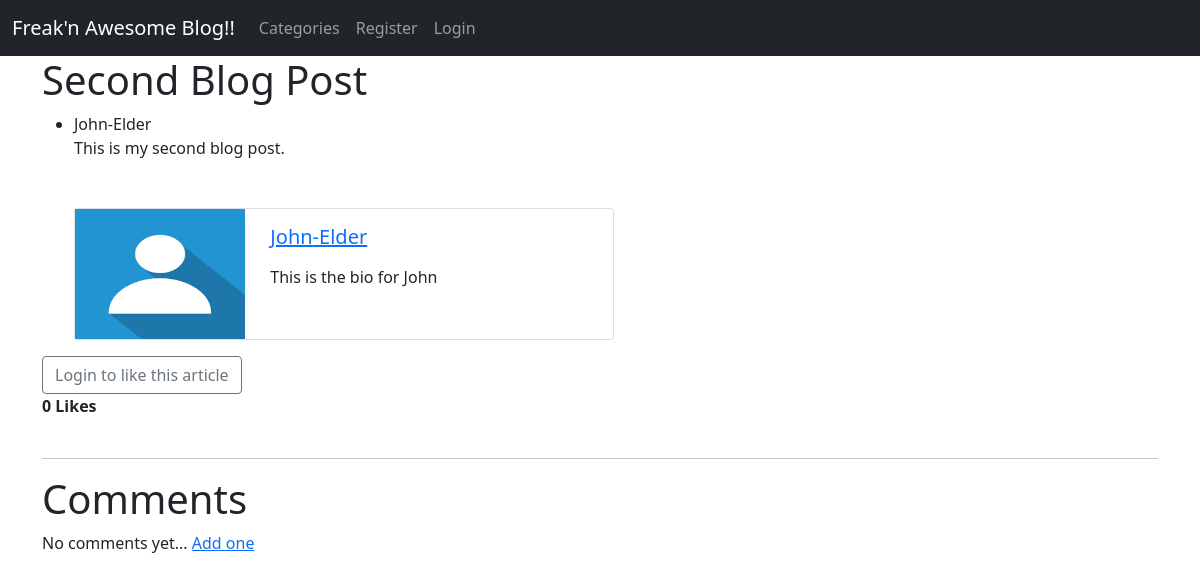
Page /article/2 on the earlier database version.
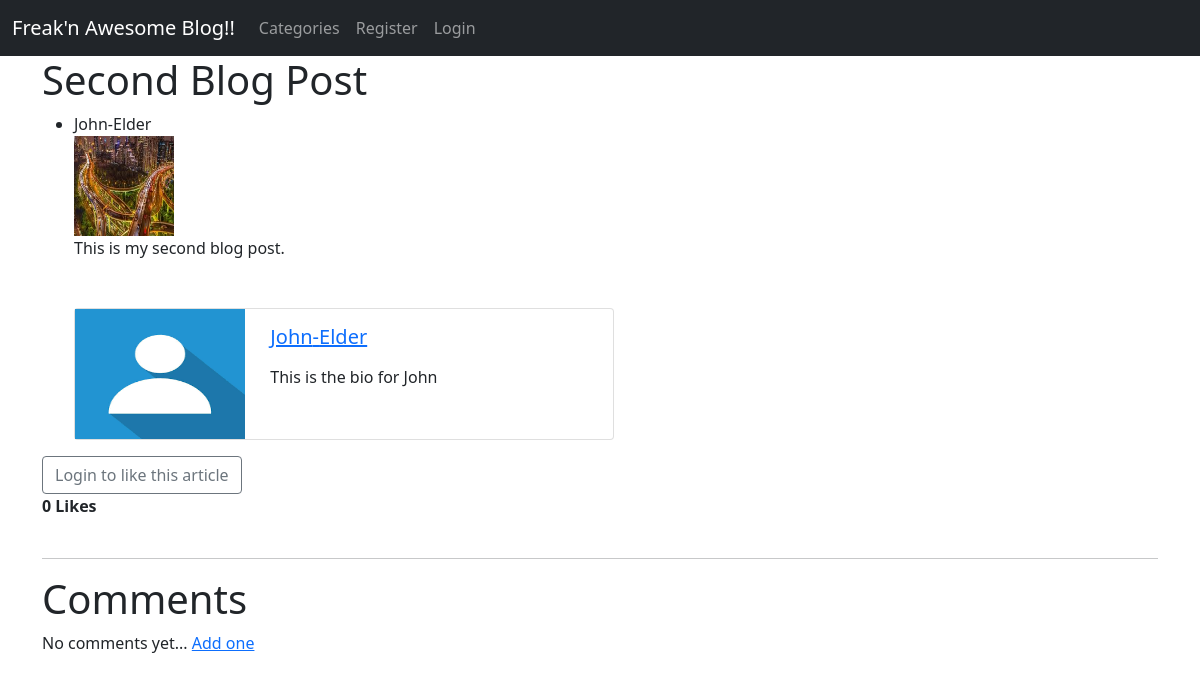
Same page on the later database version.
### theblog/models.py (models this page shows, shortened)
class Post(models.Model):
    title = models.CharField(max_length=255)
    author = models.ForeignKey(User, on_delete=models.CASCADE)
    body = RichTextField()
    title_tag = models.CharField(max_length=255, null=True, blank=True)
    date_time = models.DateTimeField(auto_now_add=True, null=True, blank=True)
    category = models.CharField(max_length=255, default= '')
    likes = models.ManyToManyField(User, related_name='blogpost_like')
    snippet = models.CharField(max_length=255, default='click the link to read the full post...')
    images = models.ImageField(null= True, blank= True, upload_to='images/')
    def number_of_likes(self):
        return self.likes.count()

class Profile(models.Model):
    user= models.OneToOneField(User, on_delete=models.CASCADE)
    bio = models.TextField(max_length=255, blank=True)
    profile_image = models.ImageField(null= True, blank=True, upload_to='images/profile/')
    twitter_url = models.CharField(max_length=255, null=True, blank=True)
    facebook_url = models.CharField(max_length=255, null=True, blank=True)

### theblog/views.py (the view)
# urls.py: path('article/<int:pk>', ArticleDetailView.as_view(), name='article-detail' ),
class ArticleDetailView(DetailView):
    model = Post
    template_name = 'article-detail.html'
    def get_context_data(self, **kwargs):
        data = super().get_context_data(**kwargs)
        likes_connected = get_object_or_404(Post, id=self.kwargs['pk'])
        liked = False
        if likes_connected.likes.filter(id=self.request.user.id).exists():
            liked = True
        data ['number_of_likes']= likes_connected.number_of_likes()
        data ['post_is_liked'] = liked
        return data

### theblog/templates/article-detail.html (shortened to what this page needs)
{% extends 'base.html' %}
{% load static %}
{% block content %}
<h1> {{post.title}} </h1>
<ul>
    <li>{{ post.author.first_name}}-{{ post.author.last_name}}</li>
{% if post.images %}
    <img src="{{ post.images.url }}" alt="blog image" height="100" width="100">
{% endif %}
<div>{{ post.body|safe }}</div>
<br><br>
<div class="card mb-3" style="max-width: 540px;">
    <div class="row g-0">
      <div class="col-md-4">
        {% if post.author.profile.profile_image %}
            <img src="{{ post.author.profile.profile_image.url }}" alt="..." height="130" width="170">
        {% else %}
        <img src="{% static 'theblog/images/default_picture.png' %}" alt="..." height="130" width="170">
        {% endif %}
      </div>
      <div class="col-md-8">
        <div class="card-body">
          <h5 class="card-title"> <a href="{% url 'profile' post.author.profile.pk %}">{{ post.author.first_name}}-{{ post.author.last_name}}</a></h5>
          <p class="card-text"> {{post.author.profile.bio}}</p>
        </div>
      </div>
    </div>
  </div>
</ul>
{% if user.is_authenticated %}
    <form action="{% url 'blogpost_like' object.id %}" method="POST">
        {% csrf_token%}
        {% if post_is_liked %}
            <button type="submit" name="post_id" value="{{ object.id }}" class="btn btn-secondary">Unlike</button>
        {% else %}
            <button type="submit" name="post_id" value="{{ object.id}}" class="btn btn-secondary">Like</button>
        {% endif %}
    </form>
{% else %}
    <a class="btn btn-outline-secondary" href="{% url 'login' %}">Login to like this article</a><br/>
{% endif %}
<strong >{{number_of_likes}} Like{{ number_of_likes|pluralize }}</strong><br><br>
<hr>
<h1>Comments</h1>
{% if not post.comment_set.all %}
    No comments yet... <a href="{% url 'post_comment' post.pk %}">Add one</a>
{% else %}
{% for comment in post.comment_set.all %}
  <strong>{{ comment.name  }} - {{ comment.created_on.date }}</strong> <br>
  {{ comment.body }} <br/>
{% endfor %}
  <a href="{% url 'post_comment' post.pk %}">Add Comment</a>
{% endif %} <br><br>
{% endblock %}

### theblog/templates/base.html (shortened to what this page needs)
<!doctype html>
<html lang="en">
  <head>
    <link href="https://cdn.jsdelivr.net/npm/bootstrap@5.0.0-beta1/dist/css/bootstrap.min.css" rel="stylesheet">
  </head>
  <body>
    <nav class="navbar navbar-expand-lg navbar-dark bg-dark">
        <div class="container-fluid">
          <a class="navbar-brand" href="{% url 'home' %}"> Freak'n  Awesome Blog!!</a>
          <div class="collapse navbar-collapse" id="navbarSupportedContent">
            <ul class="navbar-nav me-auto mb-2 mb-lg-0">
              {% if cat_menu %}
              <li class="nav-item dropdown">
                <a class="nav-link dropdown-toggle" href="#" id="navbarDropdown" role="button" data-bs-toggle="dropdown" aria-expanded="false">
                  Categories
                </a>
                <ul class="dropdown-menu" aria-labelledby="navbarDropdown">
                  <li>
                    {% for item in cat_menu %}
                        <a class="dropdown-item" href="{% url 'category_body' item|slugify %}">{{ item }} <br/></a>
                    {% endfor %}
                  </li>
                </ul>
              </li>
              {% else %}
              <li class="nav-item">
                <a class="nav-link" href="{% url 'category_list' %}"> Categories</a>
              </li>
              {% endif %}
              {% if user.is_authenticated %}
                <li class="nav-item">
                  <a class="nav-link" href="{% url 'add_post' %}">Add Post</a>
                </li>
                <li class="nav-item">
                  <a class="nav-link" href="{% url 'add_category' %}">Add Category</a>
                </li>
                <li class="nav-item dropdown ">
                  <a class="nav-link dropdown-toggle" href="#" id="navbarDropdown" role="button" data-bs-toggle="dropdown" aria-expanded="false">
                    {{ user.first_name}}-{{ user.last_name}}
                  </a>
                  <ul class="dropdown-menu" aria-labelledby="navbarDropdown">
                    <li><a class="dropdown-item" href="{% url 'settings' user.pk %}">Settings</a></li>
                    {% if user.profile %}
                    <li><a class="dropdown-item" href="{% url 'edit_profile' user.pk %}">Edit Profile</a></li>
                    {% else %}
                    <li><a class="dropdown-item" href="{% url 'create_profile' user.pk %}">Create Profile</a></li>
                    {% endif %}
                    <li><a class="dropdown-item" href="{% url 'logout' %}">Logout</a></li>
                  </ul>
                </li>
              {% else %}
                <li class="nav-item">
                  <a class="nav-link" href="{% url 'register' %}">Register</a>
                </li>
                <li class="nav-item">
                  <a class="nav-link" href="{% url 'login' %}">Login</a>
                </li>
              {% endif %}
            </ul>
          </div>
        </div>
      </nav>
    <div class="container">
        {% block content%}
        {% endblock %}
    </div>
  </body>
</html>

Differences in the rows shown:
changed Post "Second Blog Post": images: picture added
